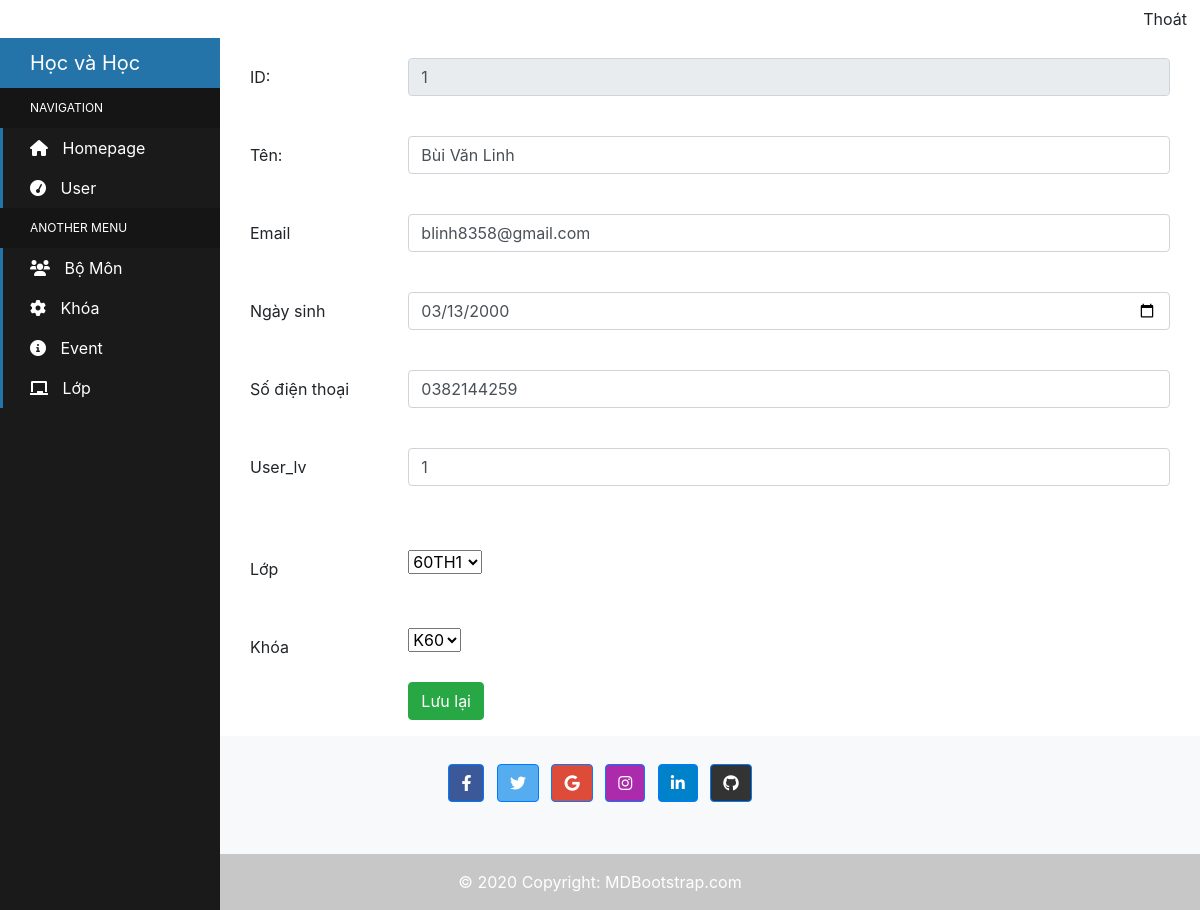
The page /admin/user/edit.php?id=1 (signed in) on the database its author committed.
### tables this page shows
CREATE TABLE `user` (
  `id_user` int(11) NOT NULL,
  `user_name` varchar(100) NOT NULL,
  `user_email` varchar(100) NOT NULL,
  `picture` varchar(500) NOT NULL,
  `user_lv` int(11) NOT NULL,
  `id_lop` int(11) NOT NULL,
  `user_pass` char(100) NOT NULL,
  `user_sdt` char(20) NOT NULL,
  `id_LienKhoa` int(11) NOT NULL,
  `DOB` date NOT NULL
);

### admin/user/edit.php (the view, shortened to what this page needs)
<?php
   include '../header.php';
   include '../../config/connect.php';
    $id = $_GET['id'];
    settype($id,"int");
?>
<div class="sidebar-container">
    <div class="sidebar-logo">
        Học và Học
    </div>
    <ul class="sidebar-navigation">
        <li class="header">Navigation</li>
        <li>
            <a href="../trangchu.php">
                <i class="fa fa-home" aria-hidden="true"></i> Homepage
            </a>
        </li>
        <li>
            <a href="../user/user.php">
                <i class="fa fa-tachometer" aria-hidden="true"></i> User
            </a>
        </li>
        <li class="header">Another Menu</li>
        <li>
            <a href="../bomom/bomon.php">
                <i class="fa fa-users" aria-hidden="true"></i> Bộ Môn
            </a>
        </li>
        <li>
            <a href="../khoa/khoa.php">
                <i class="fa fa-cog" aria-hidden="true"></i> Khóa
            </a>
        </li>
        <li>
      <a href="../event/event.php">
        <i class="fa fa-info-circle" aria-hidden="true"></i> Event
      </a>
    </li>
    <li>
        <a href="../lop/lop.php">
          <i class="fa fa-chalkboard" aria-hidden="true"></i> Lớp
        </a>
      </li>
  </ul>
</div>
<div class="content-container">
    <div class="container-fluid">
        <main class="container">
            <form action="process-edit.php" method="post">
                <?php
                    $sql = "SELECT user.*, lop.ten_lop, lien_khoa.ten_LienKhoa from ((user INNER JOIN lop on  user.id_lop = lop.id_Lop) INNER JOIN lien_khoa ON user.id_LienKhoa = lien_khoa.id_LienKhoa) where id_user='$id'";
                    $result = mysqli_query($conn,$sql);
                    if(mysqli_num_rows($result)>0){
                        while($row=mysqli_fetch_assoc($result)){
                ?>
                <div class="form-group row">
                    <label for="empName" class="col-sm-2 col-form-label">ID:</label>
                    <div class="col-sm-10">
                        <input type="text" class="form-control" id="user_id" name="user_id" value="<?php echo $id?>"
                            readonly>
                    </div>
                </div>
                <br>
                <div class="form-group row">
                    <label for="empName" class="col-sm-2 col-form-label">Tên:</label>
                    <div class="col-sm-10">
                        <input type="text" class="form-control" id="user_name" name="user_name"
                            value="<?php echo $row['user_name'] ?>">
                    </div>
                </div>
                <br>
                <div class="form-group row">
                    <label for="empPosition" class="col-sm-2 col-form-label">Email</label>
                    <div class="col-sm-10">
                        <input type="email" class="form-control" id="user_email" name="user_email"
                            value="<?php echo $row['user_email'] ?>">
                    </div>
                </div>
                <br>
                <div class="form-group row">
                    <label for="empEmail" class="col-sm-2 col-form-label">Ngày sinh</label>
                    <div class="col-sm-10">
                        <input type="date" class="form-control" id="DOB" name="DOB" value="<?php echo $row['DOB'] ?>">
                    </div>
                </div>
                <br>
                <div class="form-group row">
                    <label for="empMobile" class="col-sm-2 col-form-label">Số điện thoại</label>
                    <div class="col-sm-10">
                        <input type="tel" class="form-control" id="user_sdt" name="user_sdt"
                            value="<?php echo $row['user_sdt'] ?>">
                    </div>
                </div>
                <br>
                <div class="form-group row">
                    <label for="empMobile" class="col-sm-2 col-form-label">User_lv</label>
                    <div class="col-sm-10">
                        <input type="text" class="form-control" id="user_lv" name="user_lv"
                            value="<?php echo $row['user_lv'] ?>">
                    </div>
                </div>
                <br>
                <?php
                        }
                    }
                ?>
                <br>
                <div class="form-group row">
                    <label for="empMobile" class="col-sm-2 col-form-label">Lớp</label>
                    <div class="col-sm-10">
                        <select name="ten_Lop" id="ten_Lop">
                            <?php
                            $sql = "SELECT * FROM lop";
                            $result = mysqli_query($conn,$sql);
                            if(mysqli_num_rows($result)){
                                while($row=mysqli_fetch_assoc($result)){
                                   echo '<option value="'.$row['id_Lop'].'">'.$row['ten_Lop'].'</option>';
                                }
                            }
                        ?>
                        </select>
                    </div>
                </div>
                <br>
                <div class="form-group row">
                    <label for="empMobile" class="col-sm-2 col-form-label">Khóa</label>
                    <div class="col-sm-10">
                        <select name="ten_LienKhoa" id="ten_LienKhoa">
                            <?php
                            $sql = "SELECT * FROM lien_khoa";
                            $result = mysqli_query($conn,$sql);
                            if(mysqli_num_rows($result)){
                                while($row=mysqli_fetch_assoc($result)){
                                   echo '<option value="'.$row['id_LienKhoa'].'">'.$row['ten_LienKhoa'].'</option>';
                                }
                            }
                        ?>
                        </select>
                    </div>
                </div>
                <div class="form-group row">
                    <label for="empMobile" class="col-sm-2 col-form-label"></label>
                    <div class="col-sm-10">
                        <button type="submit" class="btn btn-success">Lưu lại</button>
                    </div>
                </div>
            </form>
        </main>
    </div>
</div>
<?php
    include '../footer.php';
?>

### admin/user/edit.php (style rules this page uses)
.sidebar-container { position: fixed; width: 220px; height: 100%; left: 0; overflow-x: hidden; overflow-y: auto; background: #1a1a1a; color: #fff; }
.content-container { padding-top: 20px; }
.sidebar-logo { padding: 10px 15px 10px 30px; font-size: 20px; background-color: #2574A9; }
.sidebar-navigation { padding: 0; margin: 0; list-style-type: none; position: relative; }
.sidebar-navigation li { background-color: transparent; position: relative; display: inline-block; width: 100%; line-height: 20px; }
.sidebar-navigation li a { padding: 10px 15px 10px 30px; display: block; color: #fff; }
.sidebar-navigation li .fa { margin-right: 10px; }
.sidebar-navigation li::before { background-color: #2574A9; position: absolute; content: ''; height: 100%; left: 0; top: 0; -webkit-transition: width 0.2s ease-in; transition: width 0.2s ease-in; width: 3px; z-index: -1; }
.sidebar-navigation .header { font-size: 12px; text-transform: uppercase; background-color: #151515; padding: 10px 15px 10px 30px; }
.sidebar-navigation .header::before { background-color: transparent; }
.content-container { padding-left: 220px; }

### rows shown on the page
user: user_name "Bùi Văn Linh", user_email "blinh8358@gmail.com", DOB "03/13/2000", user_sdt "0382144259", user_lv "1"

### other values the page prints
form field ten_Lop "60TH1"
form field ten_LienKhoa "K60"
